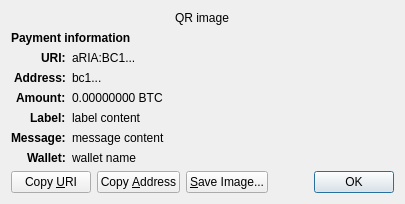
<?xml version="1.0" encoding="UTF-8"?>
<ui version="4.0">
 <class>ReceiveRequestDialog</class>
 <widget class="QDialog" name="ReceiveRequestDialog">
  <property name="geometry">
   <rect>
    <x>0</x>
    <y>0</y>
    <width>413</width>
    <height>229</height>
   </rect>
  </property>
  <property name="windowTitle">
   <string>Request payment to ...</string>
  </property>
  <layout class="QGridLayout" name="gridLayout" columnstretch="0,1">
   <property name="sizeConstraint">
    <enum>QLayout::SetFixedSize</enum>
   </property>
   <item row="0" column="0" colspan="2" alignment="Qt::AlignHCenter">
    <widget class="QRImageWidget" name="qr_code">
     <property name="text">
      <string notr="true">QR image</string>
     </property>
     <property name="textInteractionFlags">
      <set>Qt::NoTextInteraction</set>
     </property>
    </widget>
   </item>
   <item row="1" column="0" colspan="2">
    <widget class="QLabel" name="payment_header">
     <property name="font">
      <font>
       <weight>75</weight>
       <bold>true</bold>
      </font>
     </property>
     <property name="text">
      <string>Payment information</string>
     </property>
     <property name="textInteractionFlags">
      <set>Qt::NoTextInteraction</set>
     </property>
    </widget>
   </item>
   <item row="2" column="0" alignment="Qt::AlignRight|Qt::AlignTop">
    <widget class="QLabel" name="uri_tag">
     <property name="font">
      <font>
       <weight>75</weight>
       <bold>true</bold>
      </font>
     </property>
     <property name="text">
      <string notr="true">URI:</string>
     </property>
     <property name="textFormat">
      <enum>Qt::PlainText</enum>
     </property>
     <property name="textInteractionFlags">
      <set>Qt::NoTextInteraction</set>
     </property>
    </widget>
   </item>
   <item row="2" column="1" alignment="Qt::AlignTop">
    <widget class="QLabel" name="uri_content">
     <property name="text">
      <string notr="true">aRIA:BC1...</string>
     </property>
     <property name="textFormat">
      <enum>Qt::RichText</enum>
     </property>
     <property name="wordWrap">
      <bool>true</bool>
     </property>
     <property name="textInteractionFlags">
      <set>Qt::TextSelectableByMouse</set>
     </property>
    </widget>
   </item>
   <item row="3" column="0" alignment="Qt::AlignRight|Qt::AlignTop">
    <widget class="QLabel" name="address_tag">
     <property name="font">
      <font>
       <weight>75</weight>
       <bold>true</bold>
      </font>
     </property>
     <property name="text">
      <string>Address:</string>
     </property>
     <property name="textInteractionFlags">
      <set>Qt::NoTextInteraction</set>
     </property>
    </widget>
   </item>
   <item row="3" column="1" alignment="Qt::AlignTop">
    <widget class="QLabel" name="address_content">
     <property name="text">
      <string notr="true">bc1...</string>
     </property>
     <property name="textFormat">
      <enum>Qt::PlainText</enum>
     </property>
     <property name="textInteractionFlags">
      <set>Qt::TextSelectableByMouse</set>
     </property>
    </widget>
   </item>
   <item row="4" column="0" alignment="Qt::AlignRight|Qt::AlignTop">
    <widget class="QLabel" name="amount_tag">
     <property name="font">
      <font>
       <weight>75</weight>
       <bold>true</bold>
      </font>
     </property>
     <property name="text">
      <string>Amount:</string>
     </property>
     <property name="textInteractionFlags">
      <set>Qt::NoTextInteraction</set>
     </property>
    </widget>
   </item>
   <item row="4" column="1" alignment="Qt::AlignTop">
    <widget class="QLabel" name="amount_content">
     <property name="text">
      <string notr="true">0.00000000 BTC</string>
     </property>
     <property name="textFormat">
      <enum>Qt::PlainText</enum>
     </property>
     <property name="textInteractionFlags">
      <set>Qt::TextSelectableByMouse</set>
     </property>
    </widget>
   </item>
   <item row="5" column="0" alignment="Qt::AlignRight|Qt::AlignTop">
    <widget class="QLabel" name="label_tag">
     <property name="font">
      <font>
       <weight>75</weight>
       <bold>true</bold>
      </font>
     </property>
     <property name="text">
      <string>Label:</string>
     </property>
     <property name="textInteractionFlags">
      <set>Qt::NoTextInteraction</set>
     </property>
    </widget>
   </item>
   <item row="5" column="1" alignment="Qt::AlignTop">
    <widget class="QLabel" name="label_content">
     <property name="text">
      <string notr="true">label content</string>
     </property>
     <property name="textFormat">
      <enum>Qt::PlainText</enum>
     </property>
     <property name="wordWrap">
      <bool>true</bool>
     </property>
     <property name="textInteractionFlags">
      <set>Qt::TextSelectableByMouse</set>
     </property>
    </widget>
   </item>
   <item row="6" column="0" alignment="Qt::AlignRight|Qt::AlignTop">
    <widget class="QLabel" name="message_tag">
     <property name="font">
      <font>
       <weight>75</weight>
       <bold>true</bold>
      </font>
     </property>
     <property name="text">
      <string>Message:</string>
     </property>
     <property name="textInteractionFlags">
      <set>Qt::NoTextInteraction</set>
     </property>
    </widget>
   </item>
   <item row="6" column="1" alignment="Qt::AlignTop">
    <widget class="QLabel" name="message_content">
     <property name="text">
      <string notr="true">message content</string>
     </property>
     <property name="textFormat">
      <enum>Qt::PlainText</enum>
     </property>
     <property name="wordWrap">
      <bool>true</bool>
     </property>
     <property name="textInteractionFlags">
      <set>Qt::TextSelectableByMouse</set>
     </property>
    </widget>
   </item>
   <item row="7" column="0" alignment="Qt::AlignRight|Qt::AlignTop">
    <widget class="QLabel" name="wallet_tag">
     <property name="font">
      <font>
       <weight>75</weight>
       <bold>true</bold>
      </font>
     </property>
     <property name="text">
      <string>Wallet:</string>
     </property>
     <property name="textInteractionFlags">
      <set>Qt::NoTextInteraction</set>
     </property>
    </widget>
   </item>
   <item row="7" column="1" alignment="Qt::AlignTop">
    <widget class="QLabel" name="wallet_content">
     <property name="text">
      <string notr="true">wallet name</string>
     </property>
     <property name="textFormat">
      <enum>Qt::PlainText</enum>
     </property>
     <property name="wordWrap">
      <bool>true</bool>
     </property>
     <property name="textInteractionFlags">
      <set>Qt::TextSelectableByMouse</set>
     </property>
    </widget>
   </item>
   <item row="8" column="0" colspan="2">
    <layout class="QHBoxLayout" name="horizontalLayout">
     <item>
      <widget class="QPushButton" name="btnCopyURI">
       <property name="text">
        <string>Copy &amp;URI</string>
       </property>
       <property name="autoDefault">
        <bool>false</bool>
       </property>
      </widget>
     </item>
     <item>
      <widget class="QPushButton" name="btnCopyAddress">
       <property name="text">
        <string>Copy &amp;Address</string>
       </property>
       <property name="autoDefault">
        <bool>false</bool>
       </property>
      </widget>
     </item>
     <item>
      <widget class="QPushButton" name="btnSaveAs">
       <property name="text">
        <string>&amp;Save Image...</string>
       </property>
       <property name="autoDefault">
        <bool>false</bool>
       </property>
      </widget>
     </item>
     <item>
      <spacer name="horizontalSpacer_2">
       <property name="orientation">
        <enum>Qt::Horizontal</enum>
       </property>
       <property name="sizeHint" stdset="0">
        <size>
         <width>40</width>
         <height>20</height>
        </size>
       </property>
      </spacer>
     </item>
     <item>
      <widget class="QDialogButtonBox" name="buttonBox">
       <property name="focusPolicy">
        <enum>Qt::StrongFocus</enum>
       </property>
       <property name="standardButtons">
        <set>QDialogButtonBox::Ok</set>
       </property>
      </widget>
     </item>
    </layout>
   </item>
  </layout>
 </widget>
 <customwidgets>
  <customwidget>
   <class>QRImageWidget</class>
   <extends>QLabel</extends>
   <header>qt/qrimagewidget.h</header>
  </customwidget>
 </customwidgets>
 <tabstops>
  <tabstop>buttonBox</tabstop>
  <tabstop>btnCopyURI</tabstop>
  <tabstop>btnCopyAddress</tabstop>
  <tabstop>btnSaveAs</tabstop>
 </tabstops>
 <resources/>
 <connections>
  <connection>
   <sender>buttonBox</sender>
   <signal>accepted()</signal>
   <receiver>ReceiveRequestDialog</receiver>
   <slot>accept()</slot>
   <hints>
    <hint type="sourcelabel">
     <x>135</x>
     <y>230</y>
    </hint>
    <hint type="destinationlabel">
     <x>135</x>
     <y>126</y>
    </hint>
   </hints>
  </connection>
 </connections>
</ui>
